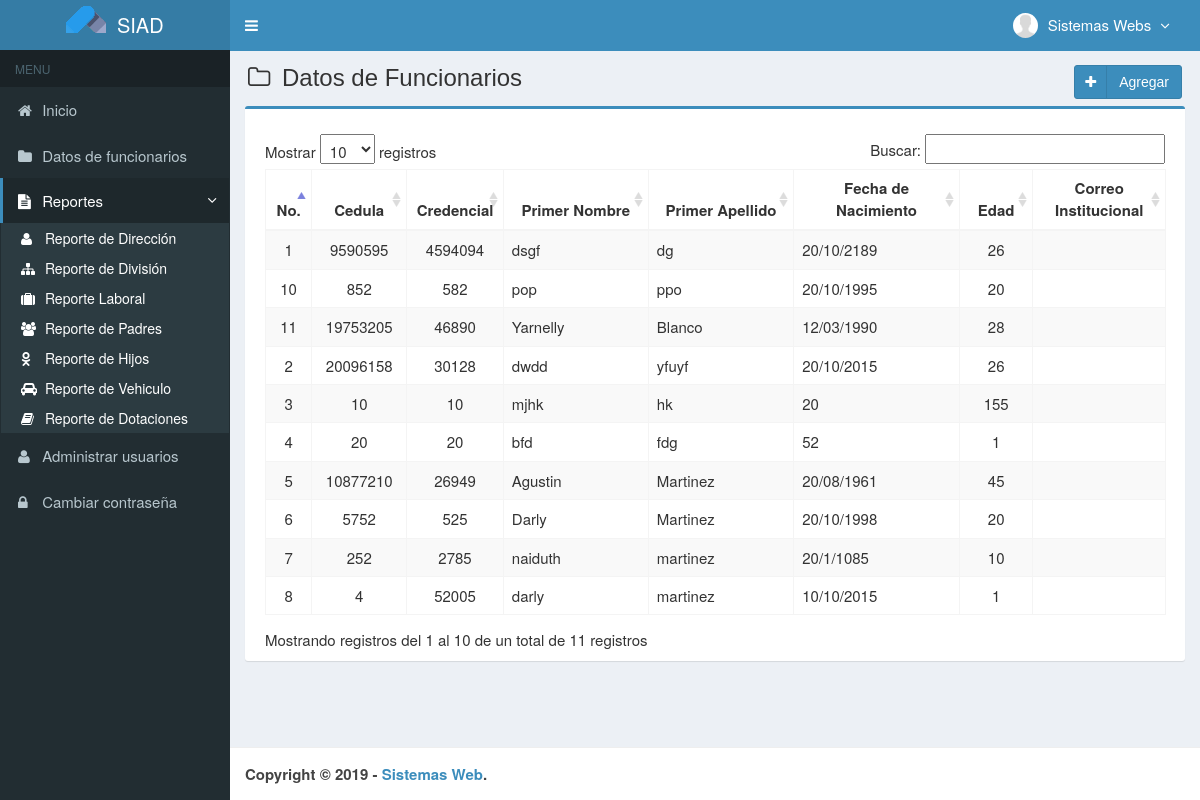
Before: /main.php?module=stock_inventory (signed in) with the older database file.
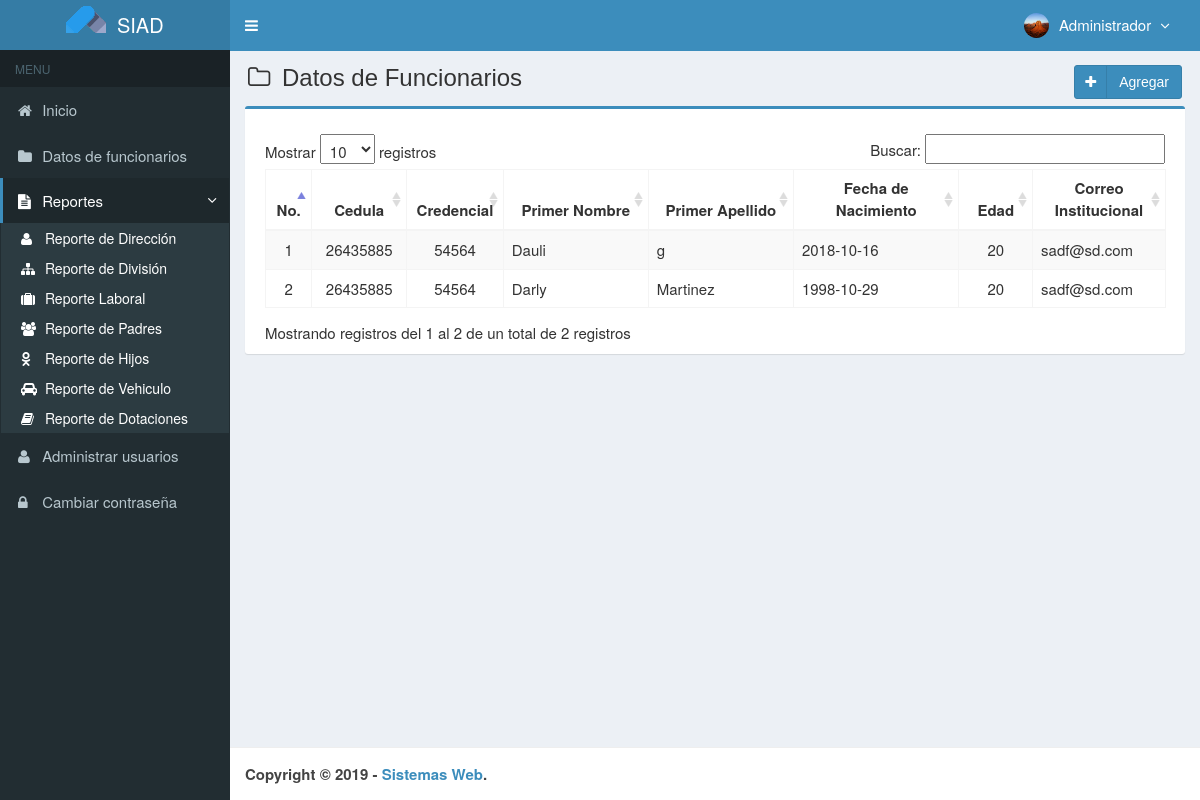
After: the same page with the newer database file.
### tables this page shows
CREATE TABLE `usuarios` (
  `id_user` int(3) NOT NULL,
  `username` varchar(50) NOT NULL,
  `name_user` varchar(50) NOT NULL,
  `password` varchar(50) NOT NULL,
  `correo_i` varchar(50) DEFAULT NULL,
  `telefono` varchar(13) DEFAULT NULL,
  `foto` varchar(100) DEFAULT NULL,
  `permisos_acceso` enum('Super Admin','Gerente','Almacen') NOT NULL,
  `status` enum('activo','bloqueado') NOT NULL DEFAULT 'activo',
  `created_at` timestamp NOT NULL DEFAULT CURRENT_TIMESTAMP,
  `updated_at` timestamp NOT NULL DEFAULT CURRENT_TIMESTAMP ON UPDATE CURRENT_TIMESTAMP
);

CREATE TABLE `medicamentos` (
  `codigo` varchar(7) NOT NULL,
  `nombre` varchar(50) NOT NULL,
  `precio_compra` int(11) NOT NULL,
  `precio_venta` int(11) NOT NULL,
  `unidad` varchar(20) NOT NULL,
  `stock` int(11) NOT NULL,
  `created_user` int(3) NOT NULL,
  `created_date` timestamp NOT NULL DEFAULT CURRENT_TIMESTAMP,
  `updated_user` int(3) NOT NULL,
  `updated_date` timestamp NOT NULL DEFAULT CURRENT_TIMESTAMP ON UPDATE CURRENT_TIMESTAMP,
  `p_nombre` varchar(50) NOT NULL,
  `cedula` int(10) NOT NULL,
  `credencial` int(20) NOT NULL,
  `p_apellido` varchar(50) NOT NULL,
  `fec_nac` date NOT NULL,
  `edad` int(3) NOT NULL,
  `s_nombre` varchar(50) NOT NULL,
  `s_apellido` varchar(50) NOT NULL,
  `rif` int(15) NOT NULL,
  `genero` int(11) NOT NULL,
  `tel_cel` int(11) NOT NULL,
  `tel_hab` int(11) NOT NULL,
  `tel_emerg` int(11) NOT NULL,
  `municipio` varchar(50) NOT NULL,
  `calle` varchar(50) NOT NULL,
  `casa` varchar(50) NOT NULL,
  `parroquia` varchar(50) NOT NULL,
  `estado` varchar(50) NOT NULL,
  `ciudad` varchar(50) NOT NULL,
  `avenida` varchar(50) NOT NULL,
  `codigo_cp` int(20) NOT NULL,
  `serial_cp` int(20) NOT NULL,
  `estado_c` varchar(50) NOT NULL,
  `lugar_nac` varchar(50) NOT NULL,
  `correo_e` varchar(50) NOT NULL,
  `grado_inst` varchar(50) NOT NULL,
  `correo_i` varchar(50) NOT NULL,
  `tipo_s` varchar(50) NOT NULL,
  `medicamen` varchar(100) NOT NULL,
  `discapacidad` varchar(100) NOT NULL,
  `alergias` varchar(100) NOT NULL,
  `nota` varchar(200) NOT NULL,
  `notas` varchar(400) NOT NULL,
  `fec_ing` varchar(100) NOT NULL,
  `tiempo_s` varchar(50) NOT NULL,
  `ubic_fis` varchar(150) NOT NULL,
  `p_nombref` varchar(50) NOT NULL,
  `s_nombref` varchar(100) NOT NULL,
  `p_apellidof` varchar(100) NOT NULL,
  `s_apellidof` varchar(50) NOT NULL,
  `cedulaf` int(9) NOT NULL,
  `fec_nacf` varchar(100) NOT NULL,
  `edadf` varchar(3) NOT NULL,
  `generof` varchar(50) NOT NULL,
  `parentesco` varchar(50) NOT NULL,
  `estudiante` varchar(50) NOT NULL,
  `funcionario` varchar(50) NOT NULL,
  `inf_medf` varchar(200) NOT NULL,
  `tipo_v` varchar(200) NOT NULL,
  `placa` varchar(50) NOT NULL,
  `combustible` varchar(50) NOT NULL,
  `serial_carro` varchar(50) NOT NULL,
  `marca` varchar(50) NOT NULL,
  `modelo` varchar(50) NOT NULL,
  `color` varchar(50) NOT NULL,
  `alo` varchar(50) NOT NULL,
  `tipo_d` varchar(50) NOT NULL,
  `n_serial` varchar(50) NOT NULL,
  `marca_d` varchar(50) NOT NULL,
  `modelo_d` varchar(50) NOT NULL,
  `calibre` varchar(50) NOT NULL,
  `estatus` varchar(50) NOT NULL,
  `selec_div` varchar(50) NOT NULL,
  `cargo` varchar(50) NOT NULL,
  `rango` varchar(50) NOT NULL
);

### modules/stock_inventory/view.php (the view)
<section class="content-header">
  <h1>
    <i class="fa fa-folder-o icon-title"></i> Datos de Funcionarios
      <a class="btn btn-primary btn-social pull-right" href="?module=form_medicines&form=add" title="agregar" data-toggle="tooltip">
    <i class="fa fa-plus"></i> Agregar
      </a>
  </h1>
</section>
<section class="content">
  <div class="row">
    <div class="col-md-12">
      <div class="box box-primary">
        <div class="box-body">
          <table id="dataTables1" class="table table-bordered table-striped table-hover">
            <thead>
              <tr>
                <th class="center">No.</th>
                <th class="center">Cedula</th>
                <th class="center">Credencial</th>
                <th class="center">Primer Nombre</th>
                <th class="center">Primer Apellido</th>
                <th class="center">Fecha de Nacimiento</th>
                <th class="center">Edad</th>
                <th class="center">Correo Institucional</th>
              </tr>
            </thead>
            <tbody>
            <?php
            $no = 1;
            $query = mysqli_query($mysqli, "SELECT codigo,cedula,credencial,p_nombre,p_apellido,fec_nac,edad,correo_i FROM medicamentos ORDER BY nombre ASC")
                                            or die('Error: '.mysqli_error($mysqli));
            while ($data = mysqli_fetch_assoc($query)) {
              echo "<tr>
                      <td width='30' class='center'>$no</td>
                      <td width='80' class='center'>$data[cedula]</td>
                      <td width='80' class='center'>$data[credencial]</td>
                      <td width='140'>$data[p_nombre]</td>
                       <td width='140'>$data[p_apellido]</td>
                       <td width='160'>$data[fec_nac]</td>
                       <td width='60' class='center'>$data[edad]</td>
                       <td width='120'>$data[correo_i]</td>
                    </tr>";
              $no++;
            }
            ?>
            </tbody>
          </table>
        </div>
      </div>
    </div>
  </div>
</section><!-- /.content

### top-menu.php (shortened to what this page needs)
<?php
require_once "config/database.php";
$query = mysqli_query($mysqli, "SELECT id_user, name_user, foto, permisos_acceso FROM usuarios WHERE id_user='$_SESSION[id_user]'")
                                or die('error: '.mysqli_error($mysqli));
$data = mysqli_fetch_assoc($query);
?>
<li class="dropdown user user-menu">
  <a href="#" class="dropdown-toggle" data-toggle="dropdown">
  <?php
  if ($data['foto']=="") { ?>
    <img src="images/user/user-default.png" class="user-image" alt="User Image"/>
  <?php
  }
  else { ?>
    <img src="images/user/<?php echo $data['foto']; ?>" class="user-image" alt="User Image"/>
  <?php
  }
  ?>
    <span class="hidden-xs"><?php echo $data['name_user']; ?> <i style="margin-left:5px" class="fa fa-angle-down"></i></span>
  </a>
</li>

Changed rows visible on the page:
removed medicamentos: cedula "9590595", credencial "4594094", p_nombre "dsgf", p_apellido "dg", fec_nac "20/10/2189", edad "26"
removed medicamentos: cedula "20096158", credencial "30128", p_nombre "dwdd", p_apellido "yfuyf", fec_nac "20/10/2015", edad "26"
removed medicamentos: cedula "10", credencial "10", p_nombre "mjhk", p_apellido "hk", fec_nac "20", edad "155"
removed medicamentos: cedula "20", credencial "20", p_nombre "bfd", p_apellido "fdg", fec_nac "52", edad "1"
removed medicamentos: cedula "10877210", credencial "26949", p_nombre "Agustin", p_apellido "Martinez", fec_nac "20/08/1961", edad "45"
removed medicamentos: cedula "5752", credencial "525", p_nombre "Darly", p_apellido "Martinez", fec_nac "20/10/1998", edad "20"
removed medicamentos: cedula "252", credencial "2785", p_nombre "naiduth", p_apellido "martinez", fec_nac "20/1/1085", edad "10"
removed medicamentos: cedula "4", credencial "52005", p_nombre "darly", p_apellido "martinez", fec_nac "10/10/2015", edad "1"
removed medicamentos: cedula "852", credencial "582", p_nombre "pop", p_apellido "ppo", fec_nac "20/10/1995", edad "20"
removed medicamentos: cedula "19753205", credencial "46890", p_nombre "Yarnelly", p_apellido "Blanco", fec_nac "12/03/1990", edad "28"
changed usuarios: foto: picture added in place of a placeholder; name_user "Sistemas Webs" → "Administrador"
added medicamentos: cedula "26435885", credencial "54564", p_nombre "Dauli", p_apellido "g", fec_nac "2018-10-16", edad "20", correo_i "sadf@sd.com"
added medicamentos: cedula "26435885", credencial "54564", p_nombre "Darly", p_apellido "Martinez", fec_nac "1998-10-29", edad "20", correo_i "sadf@sd.com"
Other visible differences:
text written by a page script: "Mostrar registros Buscar: Mostrando registros del 1 al 10 de un total de 11 registros" → "Mostrar registros Buscar: Mostrando registros del 1 al 2 de un total de 2 registros"
